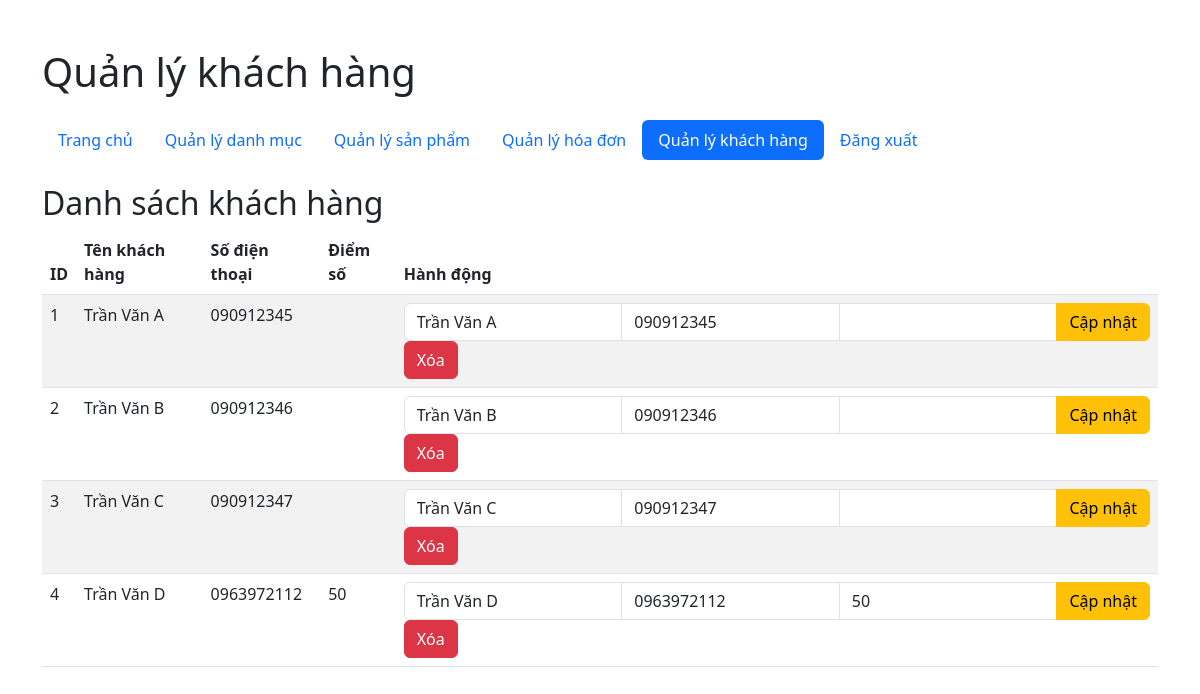
Screenshot of /DoAn_PHP/Testphp/admin_customer.php (signed in) with the database file from the repository.
### tables this page shows
CREATE TABLE `khachhang` (
  `makh` int(11) NOT NULL,
  `tenkh` varchar(225) DEFAULT NULL,
  `sdt` varchar(225) DEFAULT NULL,
  `diemso` int(11) DEFAULT NULL,
  `mand` int(11) DEFAULT NULL
);

### DoAn_PHP/Testphp/admin_customer.php (the view, shortened to what this page needs)
<?php
include 'db.php';
$sql = "SELECT * FROM khachhang";
$stmt = $pdo->query($sql);
$customers = $stmt->fetchAll(PDO::FETCH_ASSOC);
?>
<!DOCTYPE html>
<html lang="en">
<head>
    <link href="https://cdn.jsdelivr.net/npm/bootstrap@5.3.0/dist/css/bootstrap.min.css" rel="stylesheet">
</head>
<body>
    <div class="container mt-5">
        <header class="mb-4">
            <h1>Quản lý khách hàng</h1>
        </header>
        <nav class="mb-4">
            <ul class="nav nav-pills">
                <li class="nav-item"><a class="nav-link" href="admin.php">Trang chủ</a></li>
                <li class="nav-item"><a class="nav-link" href="admin_categories.php">Quản lý danh mục</a></li>
                <li class="nav-item"><a class="nav-link" href="admin_products.php">Quản lý sản phẩm</a></li>
                <li class="nav-item"><a class="nav-link" href="admin_orders.php">Quản lý hóa đơn</a></li>
                <li class="nav-item"><a class="nav-link active" href="admin_customers.php">Quản lý khách hàng</a></li>
                <li class="nav-item"><a class="nav-link" href="logout.php">Đăng xuất</a></li>
            </ul>
        </nav>
        <main>
            <h2>Danh sách khách hàng</h2>
            <table class="table table-striped">
                <thead>
                    <tr>
                        <th>ID</th>
                        <th>Tên khách hàng</th>
                        <th>Số điện thoại</th>
                        <th>Điểm số</th>
                        <th>Hành động</th>
                    </tr>
                </thead>
                <tbody>
                    <?php foreach ($customers as $customer): ?>
                    <tr>
                        <td><?= htmlspecialchars($customer['makh']) ?></td>
                        <td><?= htmlspecialchars($customer['tenkh']) ?></td>
                        <td><?= htmlspecialchars($customer['sdt']) ?></td>
                        <td><?= htmlspecialchars($customer['diemso']) ?></td>
                        <td>
                            <form method="POST" action="" class="d-inline-block">
                                <div class="input-group">
                                    <input type="text" name="tenkh" value="<?= htmlspecialchars($customer['tenkh']) ?>" class="form-control" required>
                                    <input type="text" name="sdt" value="<?= htmlspecialchars($customer['sdt']) ?>" class="form-control" required>
                                    <input type="number" name="diemso" value="<?= htmlspecialchars($customer['diemso']) ?>" class="form-control" required>
                                    <button type="submit" class="btn btn-warning">Cập nhật</button>
                                </div>
                            </form>
                            <form method="POST" action="" class="d-inline-block">
                                <button type="submit" class="btn btn-danger" onclick="return confirm('Bạn có chắc chắn muốn xóa khách hàng này?');">Xóa</button>
                            </form>
                        </td>
                    </tr>
                    <?php endforeach; ?>
                </tbody>
            </table>
        </main>
    </div>
</body>
</html>

### rows the page displays
khachhang: makh "1", tenkh "Trần Văn A", sdt "090912345"
khachhang: makh "2", tenkh "Trần Văn B", sdt "090912346"
khachhang: makh "3", tenkh "Trần Văn C", sdt "090912347"
khachhang: makh "4", tenkh "Trần Văn D", sdt "0963972112", diemso "50"
